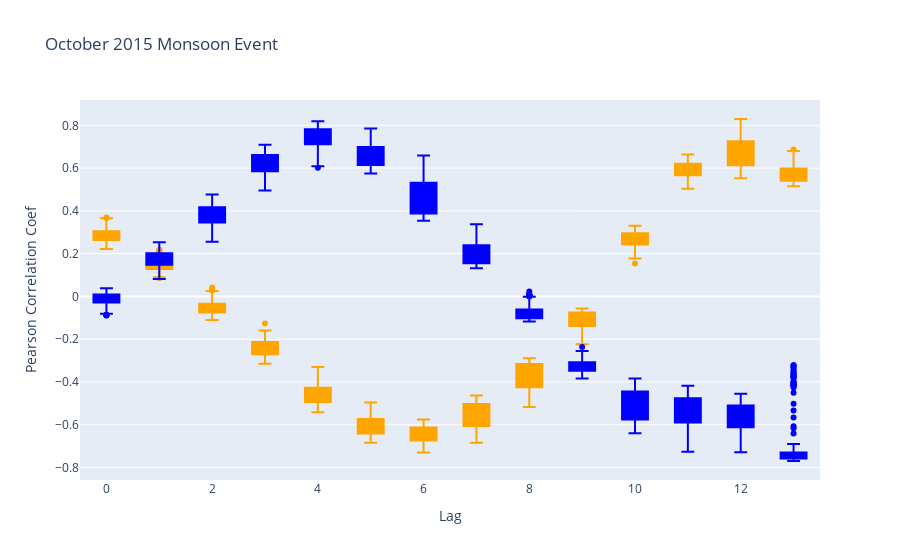

Notebook cell for this chart:
### Code cell
Oct2015_M.best_lag('box')
Oct2015_M.contourmap(6,4, basemap=False)

### Figure 1 — Plotly figure (JSON) as saved in the notebook; plotly's stock layout.template omitted (floating-point values rounded to 4 significant figures; data arrays with more than 128 entries replaced by an {"elided": "..."} marker saying what was removed)
{"data": [{"fillcolor": "orange", "marker": {"color": "orange"}, "name": "0", "type": "box", "y": {"elided": "136 float values"}}, {"fillcolor": "orange", "marker": {"color": "orange"}, "name": "1", "type": "box", "y": {"elided": "136 float values"}}, {"fillcolor": "orange", "marker": {"color": "orange"}, "name": "2", "type": "box", "y": {"elided": "136 float values"}}, {"fillcolor": "orange", "marker": {"color": "orange"}, "name": "3", "type": "box", "y": {"elided": "136 float values"}}, {"fillcolor": "orange", "marker": {"color": "orange"}, "name": "4", "type": "box", "y": {"elided": "136 float values"}}, {"fillcolor": "orange", "marker": {"color": "orange"}, "name": "5", "type": "box", "y": {"elided": "136 float values"}}, {"fillcolor": "orange", "marker": {"color": "orange"}, "name": "6", "type": "box", "y": {"elided": "136 float values"}}, {"fillcolor": "orange", "marker": {"color": "orange"}, "name": "7", "type": "box", "y": {"elided": "136 float values"}}, {"fillcolor": "orange", "marker": {"color": "orange"}, "name": "8", "type": "box", "y": {"elided": "136 float values"}}, {"fillcolor": "orange", "marker": {"color": "orange"}, "name": "9", "type": "box", "y": {"elided": "136 float values"}}, {"fillcolor": "orange", "marker": {"color": "orange"}, "name": "10", "type": "box", "y": {"elided": "136 float values"}}, {"fillcolor": "orange", "marker": {"color": "orange"}, "name": "11", "type": "box", "y": {"elided": "136 float values"}}, {"fillcolor": "orange", "marker": {"color": "orange"}, "name": "12", "type": "box", "y": {"elided": "136 float values"}}, {"fillcolor": "orange", "marker": {"color": "orange"}, "name": "13", "type": "box", "y": {"elided": "136 float values"}}, {"fillcolor": "blue", "marker": {"color": "blue"}, "name": "0", "type": "box", "y": {"elided": "136 float values"}}, {"fillcolor": "blue", "marker": {"color": "blue"}, "name": "1", "type": "box", "y": {"elided": "136 float values"}}, {"fillcolor": "blue", "marker": {"color": "blue"}, "name": "2", "type": "box", "y": {"elided": "136 float values"}}, {"fillcolor": "blue", "marker": {"color": "blue"}, "name": "3", "type": "box", "y": {"elided": "136 float values"}}, {"fillcolor": "blue", "marker": {"color": "blue"}, "name": "4", "type": "box", "y": {"elided": "136 float values"}}, {"fillcolor": "blue", "marker": {"color": "blue"}, "name": "5", "type": "box", "y": {"elided": "136 float values"}}, {"fillcolor": "blue", "marker": {"color": "blue"}, "name": "6", "type": "box", "y": {"elided": "136 float values"}}, {"fillcolor": "blue", "marker": {"color": "blue"}, "name": "7", "type": "box", "y": {"elided": "136 float values"}}, {"fillcolor": "blue", "marker": {"color": "blue"}, "name": "8", "type": "box", "y": {"elided": "136 float values"}}, {"fillcolor": "blue", "marker": {"color": "blue"}, "name": "9", "type": "box", "y": {"elided": "136 float values"}}, {"fillcolor": "blue", "marker": {"color": "blue"}, "name": "10", "type": "box", "y": {"elided": "136 float values"}}, {"fillcolor": "blue", "marker": {"color": "blue"}, "name": "11", "type": "box", "y": {"elided": "136 float values"}}, {"fillcolor": "blue", "marker": {"color": "blue"}, "name": "12", "type": "box", "y": {"elided": "136 float values"}}, {"fillcolor": "blue", "marker": {"color": "blue"}, "name": "13", "type": "box", "y": {"elided": "136 float values"}}], "layout": {"showlegend": false, "title": {"text": "October 2015 Monsoon Event"}, "xaxis": {"title": {"text": "Lag"}}, "yaxis": {"title": {"text": "Pearson Correlation Coef"}}}}
